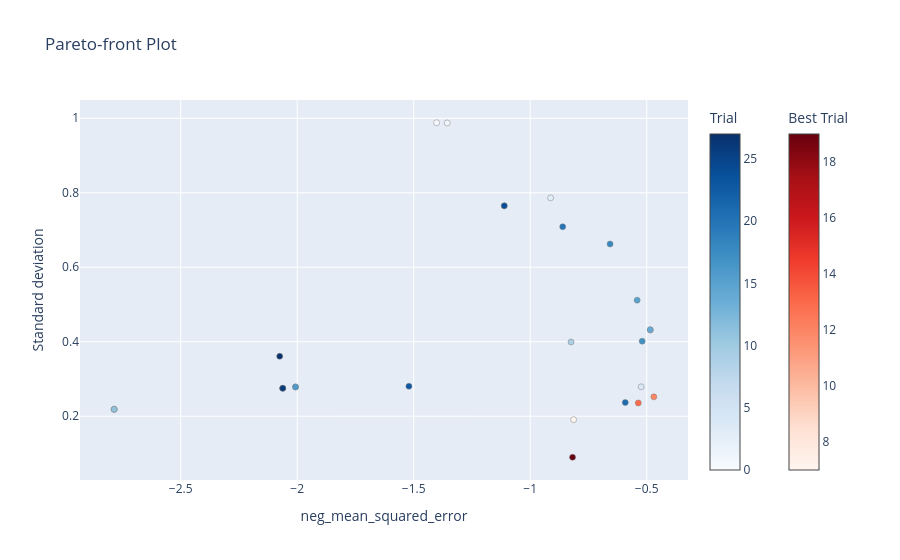

Source (notebook cell):
### Markdown cell above
We may plot the Pareto front of this multi-objective study using the Optuna plotting functionaility directly:

### Code cell
from optuna.visualization import plot_pareto_front

plot_pareto_front(study)
